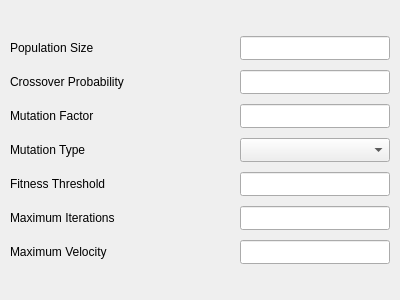
<?xml version="1.0" encoding="UTF-8"?>
<ui version="4.0">
 <class>Form</class>
 <widget class="QWidget" name="Form">
  <property name="geometry">
   <rect>
    <x>0</x>
    <y>0</y>
    <width>400</width>
    <height>300</height>
   </rect>
  </property>
  <property name="minimumSize">
   <size>
    <width>400</width>
    <height>300</height>
   </size>
  </property>
  <property name="maximumSize">
   <size>
    <width>500</width>
    <height>300</height>
   </size>
  </property>
  <property name="windowTitle">
   <string>Form</string>
  </property>
  <layout class="QVBoxLayout" name="verticalLayout">
   <property name="spacing">
    <number>5</number>
   </property>
   <property name="leftMargin">
    <number>5</number>
   </property>
   <property name="topMargin">
    <number>5</number>
   </property>
   <property name="rightMargin">
    <number>5</number>
   </property>
   <property name="bottomMargin">
    <number>5</number>
   </property>
   <item>
    <layout class="QGridLayout" name="gridLayout">
     <property name="leftMargin">
      <number>5</number>
     </property>
     <property name="topMargin">
      <number>5</number>
     </property>
     <property name="rightMargin">
      <number>5</number>
     </property>
     <property name="bottomMargin">
      <number>5</number>
     </property>
     <property name="spacing">
      <number>10</number>
     </property>
     <item row="0" column="2">
      <widget class="QLabel" name="label_2">
       <property name="minimumSize">
        <size>
         <width>60</width>
         <height>24</height>
        </size>
       </property>
       <property name="text">
        <string>Population Size</string>
       </property>
      </widget>
     </item>
     <item row="0" column="3">
      <widget class="QLineEdit" name="popsizeLE">
       <property name="sizePolicy">
        <sizepolicy hsizetype="Fixed" vsizetype="Fixed">
         <horstretch>0</horstretch>
         <verstretch>0</verstretch>
        </sizepolicy>
       </property>
       <property name="minimumSize">
        <size>
         <width>150</width>
         <height>24</height>
        </size>
       </property>
       <property name="maximumSize">
        <size>
         <width>150</width>
         <height>16777215</height>
        </size>
       </property>
      </widget>
     </item>
     <item row="1" column="2">
      <widget class="QLabel" name="label_3">
       <property name="minimumSize">
        <size>
         <width>60</width>
         <height>24</height>
        </size>
       </property>
       <property name="text">
        <string>Crossover Probability</string>
       </property>
      </widget>
     </item>
     <item row="5" column="2">
      <widget class="QLabel" name="label_4">
       <property name="minimumSize">
        <size>
         <width>60</width>
         <height>24</height>
        </size>
       </property>
       <property name="text">
        <string>Mutation Factor</string>
       </property>
      </widget>
     </item>
     <item row="6" column="2">
      <widget class="QLabel" name="label_5">
       <property name="minimumSize">
        <size>
         <width>60</width>
         <height>24</height>
        </size>
       </property>
       <property name="text">
        <string>Mutation Type</string>
       </property>
      </widget>
     </item>
     <item row="7" column="2">
      <widget class="QLabel" name="label_6">
       <property name="minimumSize">
        <size>
         <width>60</width>
         <height>24</height>
        </size>
       </property>
       <property name="text">
        <string>Fitness Threshold</string>
       </property>
      </widget>
     </item>
     <item row="8" column="2">
      <widget class="QLabel" name="label_7">
       <property name="minimumSize">
        <size>
         <width>60</width>
         <height>24</height>
        </size>
       </property>
       <property name="text">
        <string>Maximum Iterations</string>
       </property>
      </widget>
     </item>
     <item row="9" column="2">
      <widget class="QLabel" name="label">
       <property name="minimumSize">
        <size>
         <width>60</width>
         <height>24</height>
        </size>
       </property>
       <property name="text">
        <string>Maximum Velocity</string>
       </property>
      </widget>
     </item>
     <item row="1" column="3">
      <widget class="QLineEdit" name="crossLE">
       <property name="sizePolicy">
        <sizepolicy hsizetype="Fixed" vsizetype="Fixed">
         <horstretch>0</horstretch>
         <verstretch>0</verstretch>
        </sizepolicy>
       </property>
       <property name="minimumSize">
        <size>
         <width>150</width>
         <height>24</height>
        </size>
       </property>
       <property name="maximumSize">
        <size>
         <width>150</width>
         <height>16777215</height>
        </size>
       </property>
      </widget>
     </item>
     <item row="5" column="3">
      <widget class="QLineEdit" name="mutLE">
       <property name="sizePolicy">
        <sizepolicy hsizetype="Fixed" vsizetype="Fixed">
         <horstretch>0</horstretch>
         <verstretch>0</verstretch>
        </sizepolicy>
       </property>
       <property name="minimumSize">
        <size>
         <width>150</width>
         <height>24</height>
        </size>
       </property>
       <property name="maximumSize">
        <size>
         <width>150</width>
         <height>16777215</height>
        </size>
       </property>
      </widget>
     </item>
     <item row="6" column="3">
      <widget class="QComboBox" name="mutTypeCB">
       <property name="sizePolicy">
        <sizepolicy hsizetype="Fixed" vsizetype="Fixed">
         <horstretch>0</horstretch>
         <verstretch>0</verstretch>
        </sizepolicy>
       </property>
       <property name="minimumSize">
        <size>
         <width>150</width>
         <height>24</height>
        </size>
       </property>
       <property name="maximumSize">
        <size>
         <width>150</width>
         <height>16777215</height>
        </size>
       </property>
      </widget>
     </item>
     <item row="7" column="3">
      <widget class="QLineEdit" name="thresholdLE">
       <property name="sizePolicy">
        <sizepolicy hsizetype="Fixed" vsizetype="Fixed">
         <horstretch>0</horstretch>
         <verstretch>0</verstretch>
        </sizepolicy>
       </property>
       <property name="minimumSize">
        <size>
         <width>150</width>
         <height>24</height>
        </size>
       </property>
       <property name="maximumSize">
        <size>
         <width>150</width>
         <height>16777215</height>
        </size>
       </property>
      </widget>
     </item>
     <item row="8" column="3">
      <widget class="QLineEdit" name="maxIterLE">
       <property name="sizePolicy">
        <sizepolicy hsizetype="Fixed" vsizetype="Fixed">
         <horstretch>0</horstretch>
         <verstretch>0</verstretch>
        </sizepolicy>
       </property>
       <property name="minimumSize">
        <size>
         <width>150</width>
         <height>24</height>
        </size>
       </property>
       <property name="maximumSize">
        <size>
         <width>150</width>
         <height>16777215</height>
        </size>
       </property>
      </widget>
     </item>
     <item row="9" column="3">
      <widget class="QLineEdit" name="maxVelLE">
       <property name="sizePolicy">
        <sizepolicy hsizetype="Fixed" vsizetype="Fixed">
         <horstretch>0</horstretch>
         <verstretch>0</verstretch>
        </sizepolicy>
       </property>
       <property name="minimumSize">
        <size>
         <width>150</width>
         <height>24</height>
        </size>
       </property>
       <property name="maximumSize">
        <size>
         <width>150</width>
         <height>16777215</height>
        </size>
       </property>
      </widget>
     </item>
    </layout>
   </item>
  </layout>
 </widget>
 <resources/>
 <connections/>
</ui>
